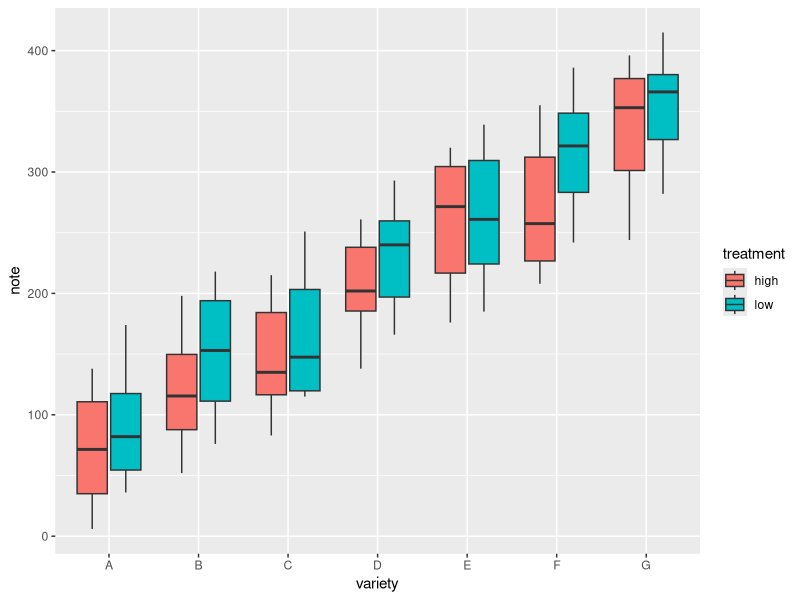
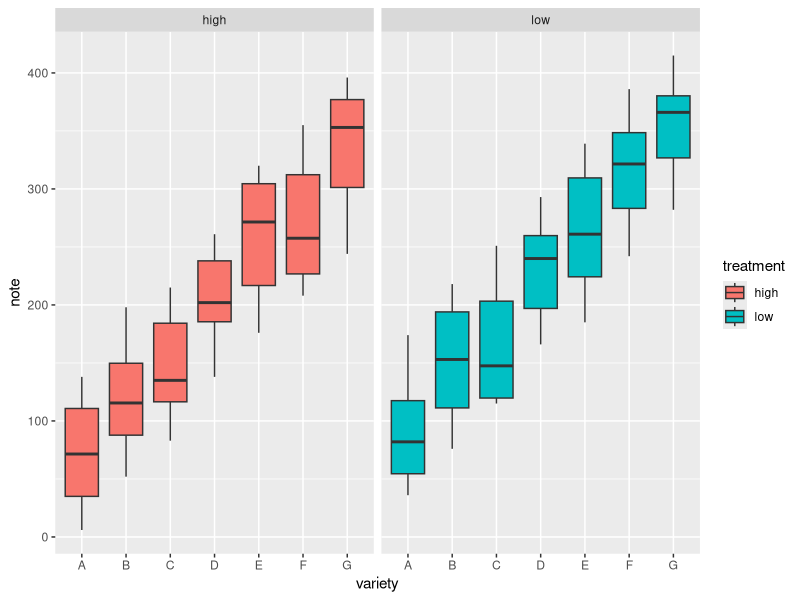
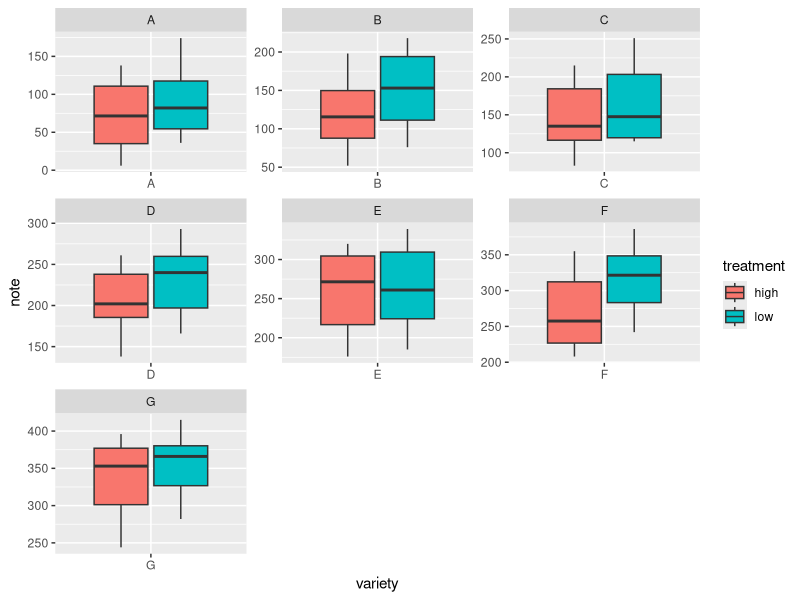

Source code (R) for these figures, in order:
# === === === === === === === === === === === === === === === === === === 
# Created by Gabe Veltri on 11/18/2024
# Project: Help
# Goal: Help on using ggplot2
# === === === === === === === === === === === === === === === === === ===

library(ggplot2)

### GROUPED BOXPLOT ###

# create a data frame
variety=rep(LETTERS[1:7], each=40)
treatment=rep(c("high","low"),each=20)
note=seq(1:280)+sample(1:150, 280, replace=T)
data=data.frame(variety, treatment ,  note)

# grouped boxplot
ggplot(data, aes(x=variety, y=note, fill=treatment)) + 
  geom_boxplot()

# One box per treatment
ggplot(data, aes(x=variety, y=note, fill=treatment)) + 
  geom_boxplot() +
  facet_wrap(~treatment)

# one box per variety
ggplot(data, aes(x=variety, y=note, fill=treatment)) + 
  geom_boxplot() +
  facet_wrap(~variety, scale="free")



